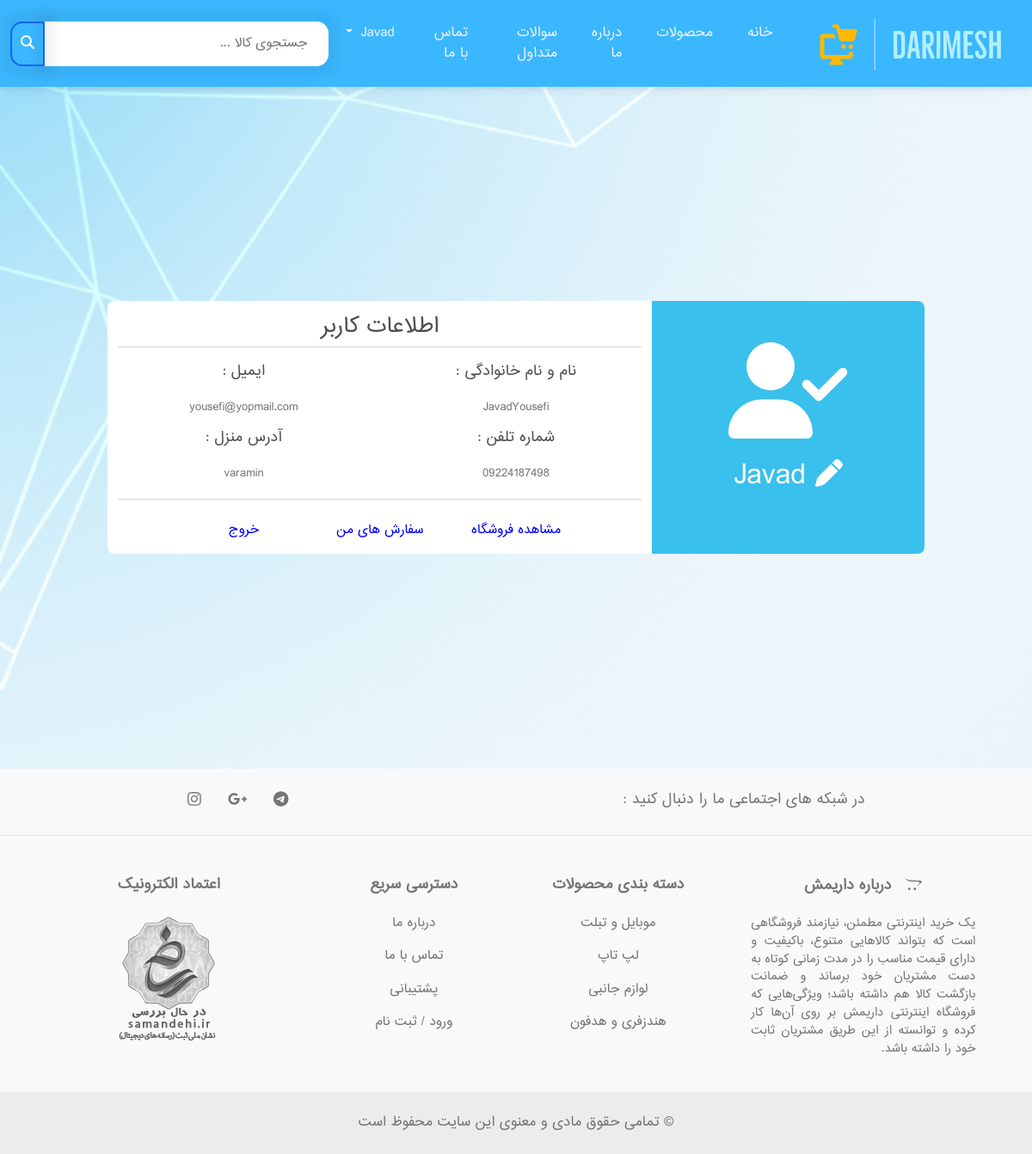
The page /page/user-panel.php (signed in) on the database its author committed.
### tables this page shows
CREATE TABLE IF NOT EXISTS `users` (
  `id` int(11) NOT NULL AUTO_INCREMENT,
  `name` varchar(255) NOT NULL,
  `phone` varchar(255) NOT NULL,
  `email` varchar(255) NOT NULL,
  `username` varchar(255) NOT NULL,
  `password` varchar(255) NOT NULL,
  `address` varchar(255) NOT NULL,
  `activeCode` varchar(255) NOT NULL,
  `status` int(1) NOT NULL DEFAULT '0',
  `role` int(1) NOT NULL DEFAULT '0',
  PRIMARY KEY (`id`)
);

### page/user-panel.php (the view, shortened to what this page needs)
<?php
    global $Conf;
?>
<!doctype html>
<html lang="fa-ir" dir="rtl">
<head>
    <link rel="stylesheet" href="../css/bootstrap.rtl.css">
    <link rel="stylesheet" href="../css/mdb.rtl.min.css">
    <link rel="stylesheet" href="../fontawesome/css/all.min.css">
    <link rel="stylesheet" href="../css/owl.carousel.min.css">
    <link rel="stylesheet" href="../css/owl.theme.default.min.css">
    <link rel="stylesheet" href="../fontawesome2/css/all.css">
    <link rel="stylesheet" href="../css/mains.css">
    <link rel="stylesheet" href="../css/profile.css">
</head>
<body>
    <?php include_once "../includes/headerr.php"; ?>
    <div class="container panel-box">
        <div class="row d-flex justify-content-center ">
            <div class="col-md-10 ">
                <div class="row z-depth-3">
                    <div class="col-sm-4 bg-info rounded-right" style="border-radius: 0 8px 8px 0;">
                        <div class="card-block text-center text-white">
                            <i class="fa-solid fa-user-check fa-7x mt-5"></i>
                            <h2 class="font-weight-normal mt-4 user-name"><i class="fa-solid fa-pen"></i>    <?php echo $getData['username']; ?></h2>
                            <br>
                        </div>
                    </div>
                    <div class="col-sm-8 bg-white " style="border-radius: 8px 0 0 8px;">
                        <h4 class="mt-3 text-center">اطلاعات کاربر</h4>
                        <hr class=" mt-0">
                        <div class="row user-information">
                            <div class="col-sm-6">
                                <p class="font-weight-normal">نام و نام خانوادگی : </p>
                                <span class="text-muted field-val"><?php echo $getData['name']; ?></span>
                            </div>
                            <div class="col-sm-6">
                                <p class="font-weight-normal">ایمیل : </p>
                                <span class="text-muted field-val"><?php echo $getData['email']; ?></span>
                            </div>
                            <br><br><br>
                            <div class="col-sm-6">
                                <p class="font-weight-normal">شماره تلفن : </p>
                                <span class="text-muted field-val"><?php echo $getData['phone']; ?></span>
                            </div>
                            <div class="col-sm-6">
                                <p class="font-weight-normal">آدرس منزل  : </p>
                                <span class="text-muted field-val"><?php echo $getData['address']; ?></span>
                            </div>
                        </div>
                        <hr>
                        <div class="row items text-center">
                            <div class="col-sm-3">
                                <h6><a href="mainpage.php">مشاهده فروشگاه</a></h6>
                            </div>
                            <div class="col-sm-3">
                                <h6><a href="#">سفارش های من</a></h6>
                            </div>
                            <div class="col-sm-3">
                                <h6><a href="../database/logout2.php">خروج</a></h6>
                            </div>
                        </div>
                    </div>
                </div>
            </div>
        </div>
    </div>
    <?php include_once "../includes/footer.php"; ?>
</body>
</html>

### css/mains.css (style rules this page uses)
:root { --primColor : rgba(35, 39, 43, .7); --secColor : rgba(73, 80, 87, .4); --topFirst : rgba(0, 216, 255, .78); --topTwo : rgba(52, 138, 153, .78); --cardbgFirst : rgba(255,255,255, .9); --cardbgSecond : rgba(255,255,255, .8); }
* { margin: 0; padding: 0; transition: all .4s; font-family: iransans; }
* a { text-decoration: none; color: #555; }
body { width: 100%; height: 100vh; }

### css/profile.css (style rules this page uses)
body { width: 100%; background: url(../img/panel.jpg) fixed; background-size: cover; height: 100vh; display: flex; justify-content: center; align-items: center; }
.items { display: flex; justify-content: center; padding: 10px 0; }
.items h6 a { font-size: 14px; color: blue; padding: 8px 5px; }
.panel-box { margin: 250px 0; }
.field-val { font-size: 13px; }
.user-information { text-align: center; }

### rows shown on the page
users: username "Javad", name "JavadYousefi", email "yousefi@yopmail.com", phone "09224187498", address "varamin"
